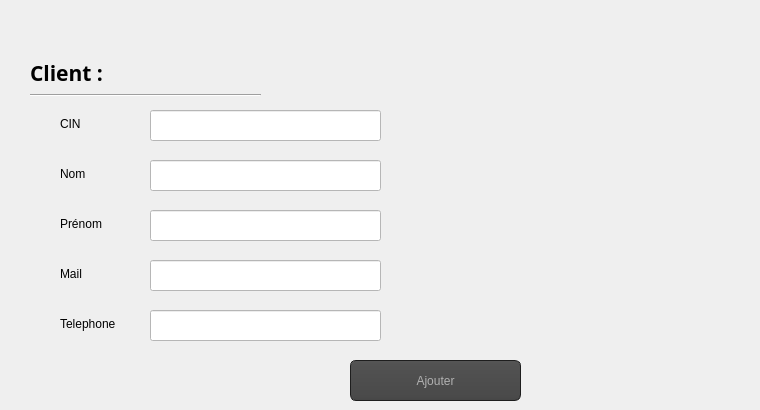
          <widget class="QWidget" name="tab_22">
           <attribute name="title">
            <string>ajouter </string>
           </attribute>
           <widget class="QPushButton" name="pb_ajouter_abonne">
            <property name="geometry">
             <rect>
              <x>350</x>
              <y>360</y>
              <width>171</width>
              <height>41</height>
             </rect>
            </property>
            <property name="styleSheet">
             <string notr="true">QToolTip
{
     border: 1px solid black;
     background-color: #ffa02f;
     padding: 1px;
     border-radius: 3px;
     opacity: 100;
}

QWidget
{
    color: #b1b1b1;
    background-color: #323232;
}

QWidget:item:hover
{
    background-color: QLinearGradient( x1: 0, y1: 0, x2: 0, y2: 1, stop: 0 #ffa02f, stop: 1 #ca0619);
    color: #000000;
}

QWidget:item:selected
{
    background-color: QLinearGradient( x1: 0, y1: 0, x2: 0, y2: 1, stop: 0 #ffa02f, stop: 1 #d7801a);
}

QMenuBar::item
{
    background: transparent;
}

QMenuBar::item:selected
{
    background: transparent;
    border: 1px solid #ffaa00;
}

QMenuBar::item:pressed
{
    background: #444;
    border: 1px solid #000;
    background-color: QLinearGradient(
        x1:0, y1:0,
        x2:0, y2:1,
        stop:1 #212121,
        stop:0.4 #343434/*,
        stop:0.2 #343434,
        stop:0.1 #ffaa00*/
    );
    margin-bottom:-1px;
    padding-bottom:1px;
}

QMenu
{
    border: 1px solid #000;
}

QMenu::item
{
    padding: 2px 20px 2px 20px;
}

QMenu::item:selected
{
    color: #000000;
}

QWidget:disabled
{
    color: #404040;
    background-color: #323232;
}

QAbstractItemView
{
    background-color: QLinearGradient( x1: 0, y1: 0, x2: 0, y2: 1, stop: 0 #4d4d4d, stop: 0.1 #646464, stop: 1 #5d5d5d);
}

QWidget:focus
{
    /*border: 2px solid QLinearGradient( x1: 0, y1: 0, x2: 0, y2: 1, stop: 0 #ffa02f, stop: 1 #d7801a);*/
}

QLineEdit
{
    background-color: QLinearGradient( x1: 0, y1: 0, x2: 0, y2: 1, stop: 0 #4d4d4d, stop: 0 #646464, stop: 1 #5d5d5d);
    padding: 1px;
    border-style: solid;
    border: 1px solid #1e1e1e;
    border-radius: 5;
}

QPushButton
{
    color: #b1b1b1;
    background-color: QLinearGradient( x1: 0, y1: 0, x2: 0, y2: 1, stop: 0 #565656, stop: 0.1 #525252, stop: 0.5 #4e4e4e, stop: 0.9 #4a4a4a, stop: 1 #464646);
    border-width: 1px;
    border-color: #1e1e1e;
    border-style: solid;
    border-radius: 6;
    padding: 3px;
    font-size: 12px;
    padding-left: 5px;
    padding-right: 5px;
}

QPushButton:pressed
{
    background-color: QLinearGradient( x1: 0, y1: 0, x2: 0, y2: 1, stop: 0 #2d2d2d, stop: 0.1 #2b2b2b, stop: 0.5 #292929, stop: 0.9 #282828, stop: 1 #252525);
}

QComboBox
{
    selection-background-color: #ffaa00;
    background-color: QLinearGradient( x1: 0, y1: 0, x2: 0, y2: 1, stop: 0 #565656, stop: 0.1 #525252, stop: 0.5 #4e4e4e, stop: 0.9 #4a4a4a, stop: 1 #464646);
    border-style: solid;
    border: 1px solid #1e1e1e;
    border-radius: 5;
}

QComboBox:hover,QPushButton:hover
{
    border: 2px solid QLinearGradient( x1: 0, y1: 0, x2: 0, y2: 1, stop: 0 #ffa02f, stop: 1 #d7801a);
}


QComboBox:on
{
    padding-top: 3px;
    padding-left: 4px;
    background-color: QLinearGradient( x1: 0, y1: 0, x2: 0, y2: 1, stop: 0 #2d2d2d, stop: 0.1 #2b2b2b, stop: 0.5 #292929, stop: 0.9 #282828, stop: 1 #252525);
    selection-background-color: #ffaa00;
}

QComboBox QAbstractItemView
{
    border: 2px solid darkgray;
    selection-background-color: QLinearGradient( x1: 0, y1: 0, x2: 0, y2: 1, stop: 0 #ffa02f, stop: 1 #d7801a);
}

QComboBox::drop-down
{
     subcontrol-origin: padding;
     subcontrol-position: top right;
     width: 15px;

     border-left-width: 0px;
     border-left-color: darkgray;
     border-left-style: solid; /* just a single line */
     border-top-right-radius: 3px; /* same radius as the QComboBox */
     border-bottom-right-radius: 3px;
 }

QComboBox::down-arrow
{
     image: url(:/down_arrow.png);
}

QGroupBox:focus
{
border: 2px solid QLinearGradient( x1: 0, y1: 0, x2: 0, y2: 1, stop: 0 #ffa02f, stop: 1 #d7801a);
}

QTextEdit:focus
{
    border: 2px solid QLinearGradient( x1: 0, y1: 0, x2: 0, y2: 1, stop: 0 #ffa02f, stop: 1 #d7801a);
}

QScrollBar:horizontal {
     border: 1px solid #222222;
     background: QLinearGradient( x1: 0, y1: 0, x2: 0, y2: 1, stop: 0.0 #121212, stop: 0.2 #282828, stop: 1 #484848);
     height: 7px;
     margin: 0px 16px 0 16px;
}

QScrollBar::handle:horizontal
{
      background: QLinearGradient( x1: 0, y1: 0, x2: 1, y2: 0, stop: 0 #ffa02f, stop: 0.5 #d7801a, stop: 1 #ffa02f);
      min-height: 20px;
      border-radius: 2px;
}

QScrollBar::add-line:horizontal {
      border: 1px solid #1b1b19;
      border-radius: 2px;
      background: QLinearGradient( x1: 0, y1: 0, x2: 1, y2: 0, stop: 0 #ffa02f, stop: 1 #d7801a);
      width: 14px;
      subcontrol-position: right;
      subcontrol-origin: margin;
}

QScrollBar::sub-line:horizontal {
      border: 1px solid #1b1b19;
      border-radius: 2px;
      background: QLinearGradient( x1: 0, y1: 0, x2: 1, y2: 0, stop: 0 #ffa02f, stop: 1 #d7801a);
      width: 14px;
     subcontrol-position: left;
     subcontrol-origin: margin;
}

QScrollBar::right-arrow:horizontal, QScrollBar::left-arrow:horizontal
{
      border: 1px solid black;
      width: 1px;
      height: 1px;
      background: white;
}

QScrollBar::add-page:horizontal, QScrollBar::sub-page:horizontal
{
      background: none;
}

QScrollBar:vertical
{
      background: QLinearGradient( x1: 0, y1: 0, x2: 1, y2: 0, stop: 0.0 #121212, stop: 0.2 #282828, stop: 1 #484848);
      width: 7px;
      margin: 16px 0 16px 0;
      border: 1px solid #222222;
}

QScrollBar::handle:vertical
{
      background: QLinearGradient( x1: 0, y1: 0, x2: 0, y2: 1, stop: 0 #ffa02f, stop: 0.5 #d7801a, stop: 1 #ffa02f);
      min-height: 20px;
      border-radius: 2px;
}

QScrollBar::add-line:vertical
{
      border: 1px solid #1b1b19;
      border-radius: 2px;
      background: QLinearGradient( x1: 0, y1: 0, x2: 0, y2: 1, stop: 0 #ffa02f, stop: 1 #d7801a);
      height: 14px;
      subcontrol-position: bottom;
      subcontrol-origin: margin;
}

QScrollBar::sub-line:vertical
{
      border: 1px solid #1b1b19;
      border-radius: 2px;
      background: QLinearGradient( x1: 0, y1: 0, x2: 0, y2: 1, stop: 0 #d7801a, stop: 1 #ffa02f);
      height: 14px;
      subcontrol-position: top;
      subcontrol-origin: margin;
}

QScrollBar::up-arrow:vertical, QScrollBar::down-arrow:vertical
{
      border: 1px solid black;
      width: 1px;
      height: 1px;
      background: white;
}


QScrollBar::add-page:vertical, QScrollBar::sub-page:vertical
{
      background: none;
}

QTextEdit
{
    background-color: #242424;
}

QPlainTextEdit
{
    background-color: #242424;
}

QHeaderView::section
{
    background-color: QLinearGradient(x1:0, y1:0, x2:0, y2:1, stop:0 #616161, stop: 0.5 #505050, stop: 0.6 #434343, stop:1 #656565);
    color: white;
    padding-left: 4px;
    border: 1px solid #6c6c6c;
}

QCheckBox:disabled
{
color: #414141;
}

QDockWidget::title
{
    text-align: center;
    spacing: 3px; /* spacing between items in the tool bar */
    background-color: QLinearGradient(x1:0, y1:0, x2:0, y2:1, stop:0 #323232, stop: 0.5 #242424, stop:1 #323232);
}

QDockWidget::close-button, QDockWidget::float-button
{
    text-align: center;
    spacing: 1px; /* spacing between items in the tool bar */
    background-color: QLinearGradient(x1:0, y1:0, x2:0, y2:1, stop:0 #323232, stop: 0.5 #242424, stop:1 #323232);
}

QDockWidget::close-button:hover, QDockWidget::float-button:hover
{
    background: #242424;
}

QDockWidget::close-button:pressed, QDockWidget::float-button:pressed
{
    padding: 1px -1px -1px 1px;
}

QMainWindow::separator
{
    background-color: QLinearGradient(x1:0, y1:0, x2:0, y2:1, stop:0 #161616, stop: 0.5 #151515, stop: 0.6 #212121, stop:1 #343434);
    color: white;
    padding-left: 4px;
    border: 1px solid #4c4c4c;
    spacing: 3px; /* spacing between items in the tool bar */
}

QMainWindow::separator:hover
{

    background-color: QLinearGradient(x1:0, y1:0, x2:0, y2:1, stop:0 #d7801a, stop:0.5 #b56c17 stop:1 #ffa02f);
    color: white;
    padding-left: 4px;
    border: 1px solid #6c6c6c;
    spacing: 3px; /* spacing between items in the tool bar */
}

QToolBar::handle
{
     spacing: 3px; /* spacing between items in the tool bar */
     background: url(:/images/handle.png);
}

QMenu::separator
{
    height: 2px;
    background-color: QLinearGradient(x1:0, y1:0, x2:0, y2:1, stop:0 #161616, stop: 0.5 #151515, stop: 0.6 #212121, stop:1 #343434);
    color: white;
    padding-left: 4px;
    margin-left: 10px;
    margin-right: 5px;
}

QProgressBar
{
    border: 2px solid grey;
    border-radius: 5px;
    text-align: center;
}

QProgressBar::chunk
{
    background-color: #d7801a;
    width: 2.15px;
    margin: 0.5px;
}

QTabBar::tab {
    color: #b1b1b1;
    border: 1px solid #444;
    border-bottom-style: none;
    background-color: #323232;
    padding-left: 10px;
    padding-right: 10px;
    padding-top: 3px;
    padding-bottom: 2px;
    margin-right: -1px;
}

QTabWidget::pane {
    border: 1px solid #444;
    top: 1px;
}

QTabBar::tab:last
{
    margin-right: 0; /* the last selected tab has nothing to overlap with on the right */
    border-top-right-radius: 3px;
}

QTabBar::tab:first:!selected
{
 margin-left: 0px; /* the last selected tab has nothing to overlap with on the right */


    border-top-left-radius: 3px;
}

QTabBar::tab:!selected
{
    color: #b1b1b1;
    border-bottom-style: solid;
    margin-top: 3px;
    background-color: QLinearGradient(x1:0, y1:0, x2:0, y2:1, stop:1 #212121, stop:.4 #343434);
}

QTabBar::tab:selected
{
    border-top-left-radius: 3px;
    border-top-right-radius: 3px;
    margin-bottom: 0px;
}

QTabBar::tab:!selected:hover
{
    /*border-top: 2px solid #ffaa00;
    padding-bottom: 3px;*/
    border-top-left-radius: 3px;
    border-top-right-radius: 3px;
    background-color: QLinearGradient(x1:0, y1:0, x2:0, y2:1, stop:1 #212121, stop:0.4 #343434, stop:0.2 #343434, stop:0.1 #ffaa00);
}

QRadioButton::indicator:checked, QRadioButton::indicator:unchecked{
    color: #b1b1b1;
    background-color: #323232;
    border: 1px solid #b1b1b1;
    border-radius: 6px;
}

QRadioButton::indicator:checked
{
    background-color: qradialgradient(
        cx: 0.5, cy: 0.5,
        fx: 0.5, fy: 0.5,
        radius: 1.0,
        stop: 0.25 #ffaa00,
        stop: 0.3 #323232
    );
}

QCheckBox::indicator{
    color: #b1b1b1;
    background-color: #323232;
    border: 1px solid #b1b1b1;
    width: 9px;
    height: 9px;
}

QRadioButton::indicator
{
    border-radius: 6px;
}

QRadioButton::indicator:hover, QCheckBox::indicator:hover
{
    border: 1px solid #ffaa00;
}

QCheckBox::indicator:checked
{
    image:url(:/images/checkbox.png);
}

QCheckBox::indicator:disabled, QRadioButton::indicator:disabled
{
    border: 1px solid #444;
}</string>
            </property>
            <property name="text">
             <string>Ajouter</string>
            </property>
           </widget>
           <widget class="QLineEdit" name="lineEdit_nom">
            <property name="geometry">
             <rect>
              <x>150</x>
              <y>160</y>
              <width>231</width>
              <height>31</height>
             </rect>
            </property>
            <property name="styleSheet">
             <string notr="true">background-color: rgb(255, 255, 255);</string>
            </property>
           </widget>
           <widget class="QLabel" name="label_27">
            <property name="geometry">
             <rect>
              <x>60</x>
              <y>200</y>
              <width>90</width>
              <height>48</height>
             </rect>
            </property>
            <property name="text">
             <string>Prénom</string>
            </property>
           </widget>
           <widget class="QLineEdit" name="lineEdit_tel">
            <property name="geometry">
             <rect>
              <x>150</x>
              <y>310</y>
              <width>231</width>
              <height>31</height>
             </rect>
            </property>
            <property name="styleSheet">
             <string notr="true">background-color: rgb(255, 255, 255);</string>
            </property>
           </widget>
           <widget class="QLineEdit" name="lineEdit_prenom">
            <property name="geometry">
             <rect>
              <x>150</x>
              <y>210</y>
              <width>231</width>
              <height>31</height>
             </rect>
            </property>
            <property name="styleSheet">
             <string notr="true">background-color: rgb(255, 255, 255);</string>
            </property>
           </widget>
           <widget class="QLabel" name="label_31">
            <property name="geometry">
             <rect>
              <x>60</x>
              <y>150</y>
              <width>90</width>
              <height>48</height>
             </rect>
            </property>
            <property name="text">
             <string>Nom </string>
            </property>
           </widget>
           <widget class="QLabel" name="label_34">
            <property name="geometry">
             <rect>
              <x>60</x>
              <y>100</y>
              <width>90</width>
              <height>47</height>
             </rect>
            </property>
            <property name="text">
             <string>CIN</string>
            </property>
           </widget>
           <widget class="QLabel" name="label_35">
            <property name="geometry">
             <rect>
              <x>60</x>
              <y>300</y>
              <width>90</width>
              <height>48</height>
             </rect>
            </property>
            <property name="text">
             <string>Telephone</string>
            </property>
           </widget>
           <widget class="QLineEdit" name="lineEdit_cin">
            <property name="geometry">
             <rect>
              <x>150</x>
              <y>110</y>
              <width>231</width>
              <height>31</height>
             </rect>
            </property>
            <property name="styleSheet">
             <string notr="true">background-color: rgb(255, 255, 255);</string>
            </property>
           </widget>
           <widget class="QLineEdit" name="lineEdit_mail">
            <property name="geometry">
             <rect>
              <x>150</x>
              <y>260</y>
              <width>231</width>
              <height>31</height>
             </rect>
            </property>
            <property name="styleSheet">
             <string notr="true">background-color: rgb(255, 255, 255);</string>
            </property>
           </widget>
           <widget class="QLabel" name="label_52">
            <property name="geometry">
             <rect>
              <x>60</x>
              <y>250</y>
              <width>90</width>
              <height>48</height>
             </rect>
            </property>
            <property name="text">
             <string>Mail</string>
            </property>
           </widget>
           <widget class="QLabel" name="label_92">
            <property name="geometry">
             <rect>
              <x>660</x>
              <y>20</y>
              <width>91</width>
              <height>91</height>
             </rect>
            </property>
            <property name="text">
             <string/>
            </property>
            <property name="pixmap">
             <pixmap resource="images.qrc">:/images/modifier.png</pixmap>
            </property>
            <property name="scaledContents">
             <bool>true</bool>
            </property>
           </widget>
           <widget class="Line" name="line_34">
            <property name="geometry">
             <rect>
              <x>30</x>
              <y>87</y>
              <width>231</width>
              <height>16</height>
             </rect>
            </property>
            <property name="orientation">
             <enum>Qt::Horizontal</enum>
            </property>
           </widget>
           <widget class="QLabel" name="Responsable_12">
            <property name="geometry">
             <rect>
              <x>30</x>
              <y>57</y>
              <width>191</width>
              <height>31</height>
             </rect>
            </property>
            <property name="font">
             <font>
              <family>Script MT Bold</family>
              <pointsize>16</pointsize>
              <weight>75</weight>
              <bold>true</bold>
             </font>
            </property>
            <property name="text">
             <string>Client : </string>
            </property>
           </widget>
          </widget>
